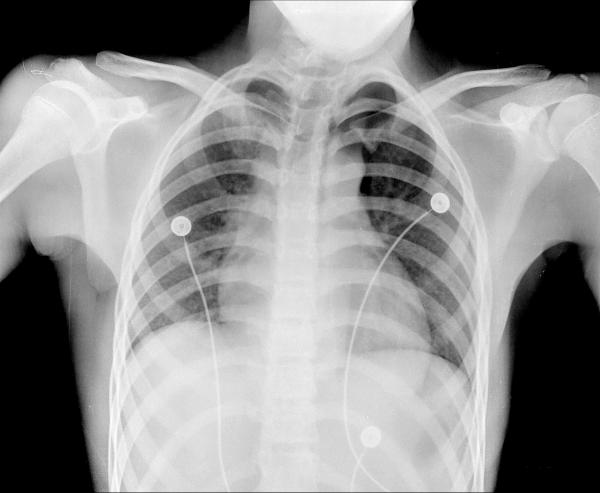
#> input picture Required Images/Fig03.tif, 600 x 493 px, found by its file name
$ python Exp-1_4.py
#> lines starting #> are read from the running program, lines starting #| are printed output that depends on the picture
import cv2
import matplotlib.pyplot as plt

imgpath1 = "Fig03.tif"
imgpath2 = "Fig04.tif"
imgpath3 = "Fig05.tif"
img1 = cv2.imread(imgpath1, 0)
#> img1 is the input picture: shape (493, 600); min 0, max 253, mean 141.9
img2 = cv2.imread(imgpath2, 0)
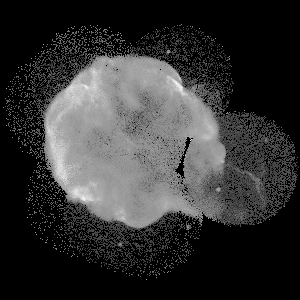
#> input picture Required Images/Fig04.tif, 300 x 300 px, found by its file name
#> img2 is the input picture: shape (300, 300); min 0, max 253, mean 51.3
img3 = cv2.imread(imgpath3, 0)
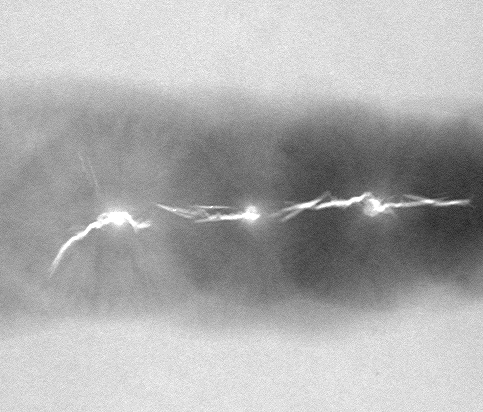
#> input picture Required Images/Fig05.tif, 483 x 412 px, found by its file name
#> img3 is the input picture: shape (412, 483); min 33, max 255, mean 173.3

images = [img1, img2, img3]
titles = ['Image 1', 'Image2', 'Image3']

for i in range(3):
    plt.subplot(1, 3, i + 1)
    plt.imshow(images[i], cmap='gray')
    plt.title(titles[i])
    plt.xticks([])
    plt.yticks([])

plt.show()
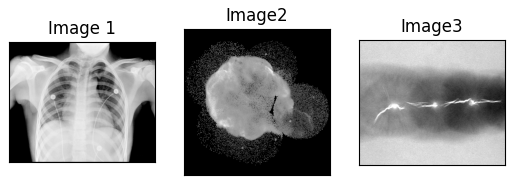
#> figure drawn by matplotlib, 3 panels
